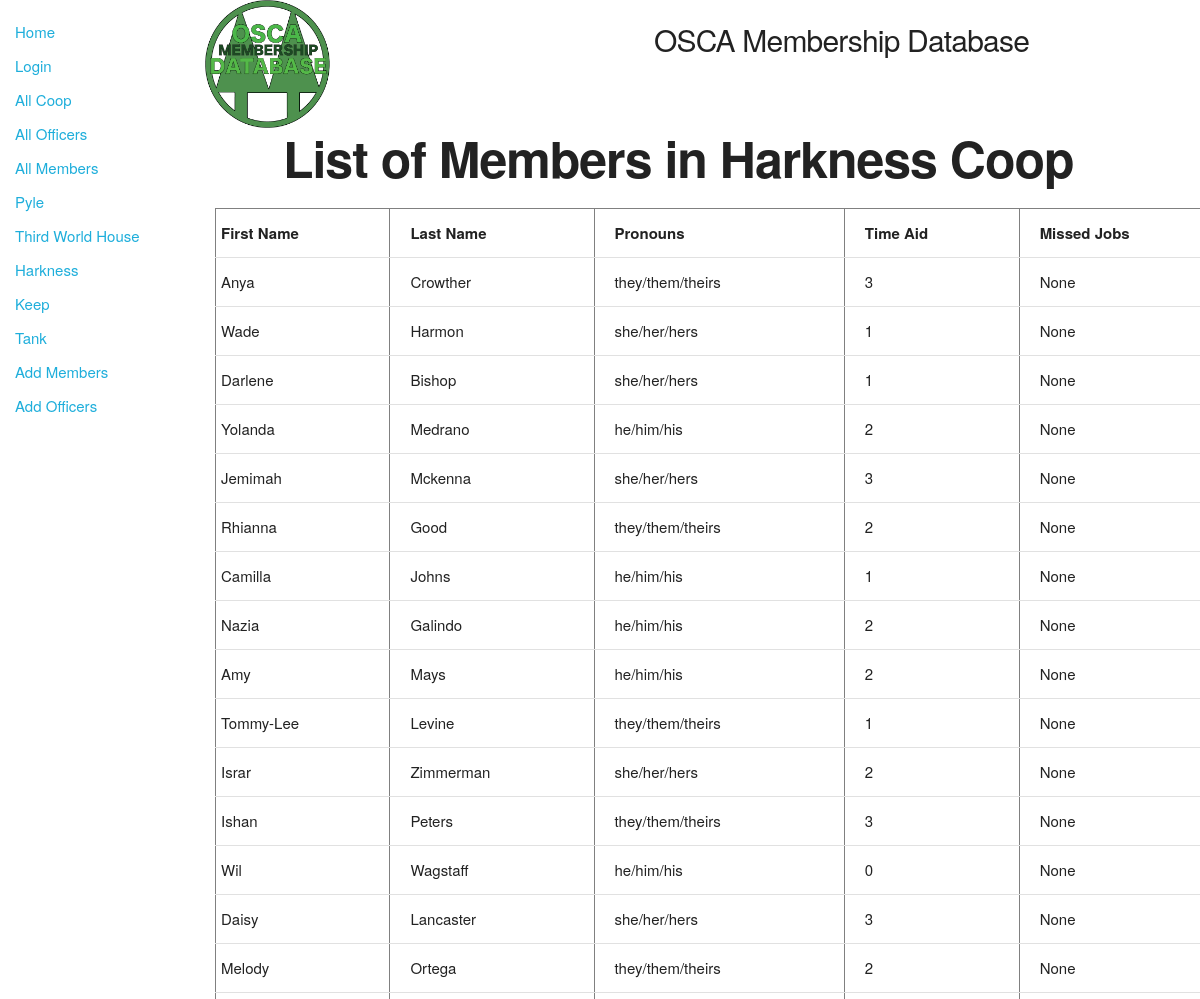
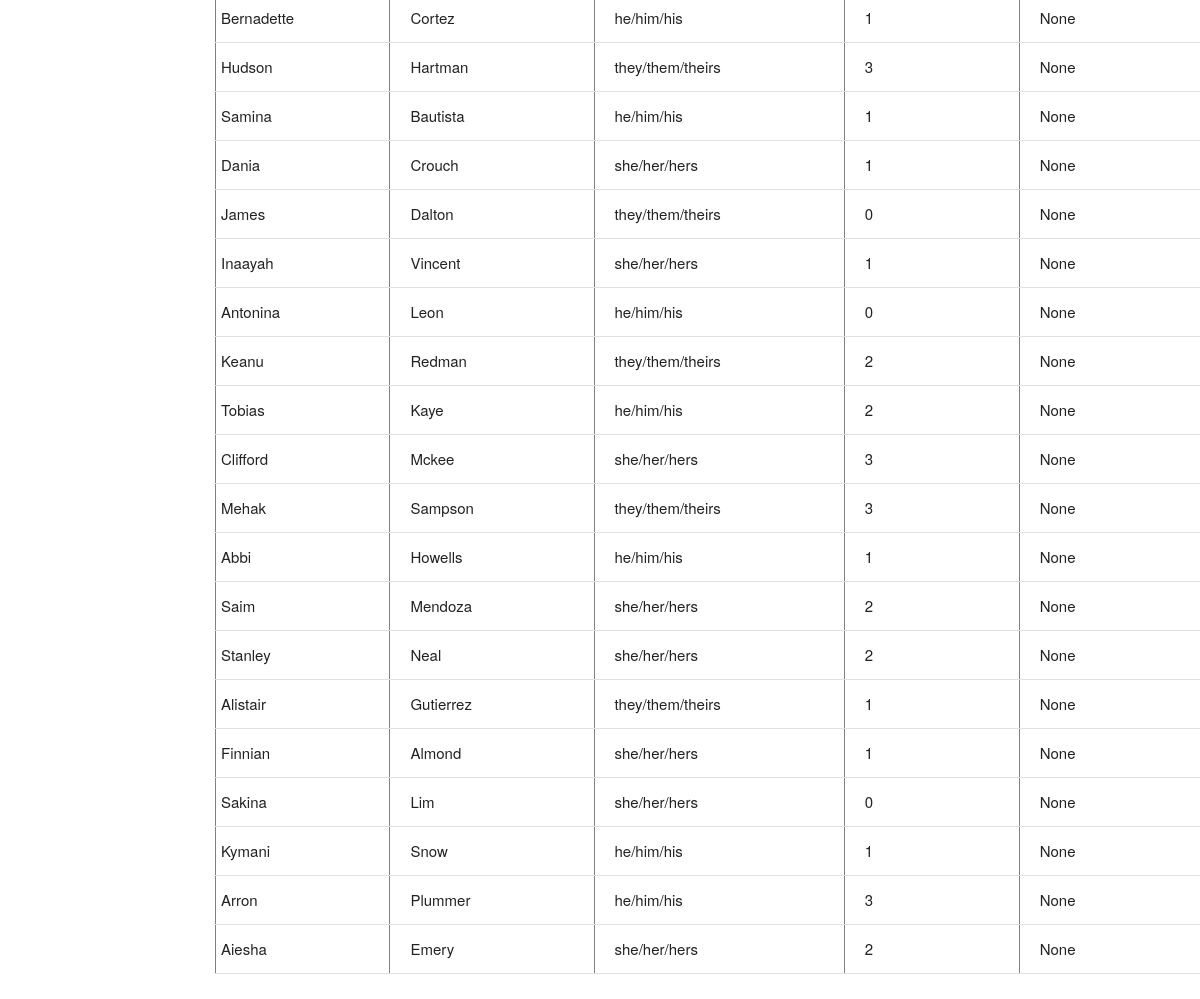
The app's page /catalog/harknessmenu/harknessmembers with its own data (2 pictures, top to bottom).
### catalog/models.py (models this page shows, shortened)
class Member(models.Model):
    id = models.AutoField(primary_key=True)
    first_name = models.CharField(max_length=30)
    last_name = models.CharField(max_length=50)
    preferred_name = models.CharField(max_length=100, null=True, blank = True)
    tnumber = models.IntegerField()
    coop = models.ForeignKey('Coop', on_delete=models.SET_NULL, null=True)
    email = models.EmailField(null = True, blank = True)
    pronouns = models.CharField(max_length=20)
    time_aid = models.IntegerField()
    missed_jobes = models.IntegerField(null = True, blank = True)

### catalog/views.py (the view)
# urls.py: path('harknessmenu/harknessmembers',views.membersharkness,name=';harkness-members;'),
def membersharkness(request):
    harknessmembers= Member.objects.select_related("coop").filter(coop_id__exact=HARKNESS)
    context={
        'harknessmembers': harknessmembers
    }
    return render(request,'membersharkness.html',context=context)

### catalog/templates/membersharkness.html (shortened to what this page needs)
{% extends "base_generic.html" %}
{% block content %}
<div class="row">
    <div class="two columns">
      {% load static %}
      <img src="{% static 'images/twinpines.png' %}" width="128" height="128" alt="Our Logo">
    </div>
    <div class="five columns" style="margin-top:2%">
      <h4>OSCA Membership Database</h4>
    </div>
  </div>
<h1 style="padding-left: 7%; font-weight: bold">List of Members in Harkness Coop</h1>
  <table border="1" width="1000">
      <tr>
          <td><div class="title">First Name</div></td>
          <td><div class="title">Last Name</div></td>
          <td><div class="title">Pronouns</div></td>
          <td><div class="title">Time Aid</div></td>
          <td><div class="title">Missed Jobs</div></td>
      </tr>
      {% for members in harknessmembers %}
      <tr>
          <td><div class="columns" >{{ members.first_name}}</div></td>
          <td><div class="columns" >{{ members.last_name}}</div></td>
          <td><div class="columns" >{{ members.pronouns}}</div></td>
          <td><div class="columns" >{{ members.time_aid}}</div></td>
          <td><div class="columns" >{{ members.missed_jobes}}</div></td>
      </tr>
      {% endfor %}
  </table>
{% endblock %}

### catalog/templates/static/css/skeleton.css (style rules this page uses)
.column, .columns { width: 100%; float: left; box-sizing: border-box; }
@media (min-width: 550px) { .column, .columns { margin-left: 4%; } }
@media (min-width: 550px) { .column:first-child, .columns:first-child { margin-left: 0; } }
@media (min-width: 550px) { .two.columns { width: 13.3333333333%; } }
@media (min-width: 550px) { .five.columns { width: 39.3333333333%; } }
html { font-size: 62.5%; }
body { font-size: 1.5em; line-height: 1.6; font-weight: 400; font-family: "Raleway", "HelveticaNeue", "Helvetica Neue", Helvetica, Arial, sans-serif; color: #222; }
h1, h2, h3, h4, h5, h6 { margin-top: 0; margin-bottom: 2rem; font-weight: 300; }
h1 { font-size: 4.0rem; line-height: 1.2; letter-spacing: -.1rem; }
h4 { font-size: 2.4rem; line-height: 1.35; letter-spacing: -.08rem; }
@media (min-width: 550px) { h1 { font-size: 5.0rem; } }
@media (min-width: 550px) { h4 { font-size: 3.0rem; } }
th, td { padding: 12px 15px; text-align: left; border-bottom: 1px solid #E1E1E1; }
th:first-child, td:first-child { padding-left: 0; }
th:last-child, td:last-child { padding-right: 0; }
pre, blockquote, dl, figure, table, p, ul, ol, form { margin-bottom: 2.5rem; }
.container:after, .row:after, .u-cf { content: ""; display: table; clear: both; }

### catalog/templates/membersharkness.html (style rules this page uses)
.columns { white-space: nowrap; overflow: hidden; text-overflow:ellipsis; margin:0 auto; padding-left:5px }
.title { white-space: nowrap; overflow: hidden; text-overflow:ellipsis; margin:0 auto; padding-left:5px; font-weight: bold }

### records on screen
Member: first_name "Anya", last_name "Crowther", pronouns "they/them/theirs", time_aid "3", missed_jobes "None"
Member: first_name "Wade", last_name "Harmon", pronouns "she/her/hers", time_aid "1", missed_jobes "None"
Member: first_name "Darlene", last_name "Bishop", pronouns "she/her/hers", time_aid "1", missed_jobes "None"
Member: first_name "Yolanda", last_name "Medrano", pronouns "he/him/his", time_aid "2", missed_jobes "None"
Member: first_name "Jemimah", last_name "Mckenna", pronouns "she/her/hers", time_aid "3", missed_jobes "None"
Member: first_name "Rhianna", last_name "Good", pronouns "they/them/theirs", time_aid "2", missed_jobes "None"
Member: first_name "Camilla", last_name "Johns", pronouns "he/him/his", time_aid "1", missed_jobes "None"
Member: first_name "Nazia", last_name "Galindo", pronouns "he/him/his", time_aid "2", missed_jobes "None"
Member: first_name "Amy", last_name "Mays", pronouns "he/him/his", time_aid "2", missed_jobes "None"
Member: first_name "Tommy-Lee", last_name "Levine", pronouns "they/them/theirs", time_aid "1", missed_jobes "None"
Member: first_name "Israr", last_name "Zimmerman", pronouns "she/her/hers", time_aid "2", missed_jobes "None"
Member: first_name "Ishan", last_name "Peters", pronouns "they/them/theirs", time_aid "3", missed_jobes "None"
Member: first_name "Wil", last_name "Wagstaff", pronouns "he/him/his", time_aid "0", missed_jobes "None"
Member: first_name "Daisy", last_name "Lancaster", pronouns "she/her/hers", time_aid "3", missed_jobes "None"
Member: first_name "Melody", last_name "Ortega", pronouns "they/them/theirs", time_aid "2", missed_jobes "None"
Member: first_name "Bernadette", last_name "Cortez", pronouns "he/him/his", time_aid "1", missed_jobes "None"
Member: first_name "Hudson", last_name "Hartman", pronouns "they/them/theirs", time_aid "3", missed_jobes "None"
Member: first_name "Samina", last_name "Bautista", pronouns "he/him/his", time_aid "1", missed_jobes "None"
Member: first_name "Dania", last_name "Crouch", pronouns "she/her/hers", time_aid "1", missed_jobes "None"
Member: first_name "James", last_name "Dalton", pronouns "they/them/theirs", time_aid "0", missed_jobes "None"
Member: first_name "Inaayah", last_name "Vincent", pronouns "she/her/hers", time_aid "1", missed_jobes "None"
Member: first_name "Antonina", last_name "Leon", pronouns "he/him/his", time_aid "0", missed_jobes "None"
Member: first_name "Keanu", last_name "Redman", pronouns "they/them/theirs", time_aid "2", missed_jobes "None"
Member: first_name "Tobias", last_name "Kaye", pronouns "he/him/his", time_aid "2", missed_jobes "None"
Member: first_name "Clifford", last_name "Mckee", pronouns "she/her/hers", time_aid "3", missed_jobes "None"
Member: first_name "Mehak", last_name "Sampson", pronouns "they/them/theirs", time_aid "3", missed_jobes "None"
Member: first_name "Abbi", last_name "Howells", pronouns "he/him/his", time_aid "1", missed_jobes "None"
Member: first_name "Saim", last_name "Mendoza", pronouns "she/her/hers", time_aid "2", missed_jobes "None"
Member: first_name "Stanley", last_name "Neal", pronouns "she/her/hers", time_aid "2", missed_jobes "None"
Member: first_name "Alistair", last_name "Gutierrez", pronouns "they/them/theirs", time_aid "1", missed_jobes "None"
Member: first_name "Finnian", last_name "Almond", pronouns "she/her/hers", time_aid "1", missed_jobes "None"
Member: first_name "Sakina", last_name "Lim", pronouns "she/her/hers", time_aid "0", missed_jobes "None"
Member: first_name "Kymani", last_name "Snow", pronouns "he/him/his", time_aid "1", missed_jobes "None"
Member: first_name "Arron", last_name "Plummer", pronouns "he/him/his", time_aid "3", missed_jobes "None"
Member: first_name "Aiesha", last_name "Emery", pronouns "she/her/hers", time_aid "2", missed_jobes "None"
